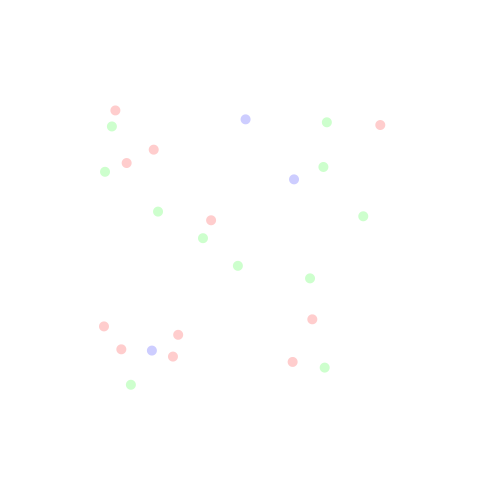
Frame 1 (no input)
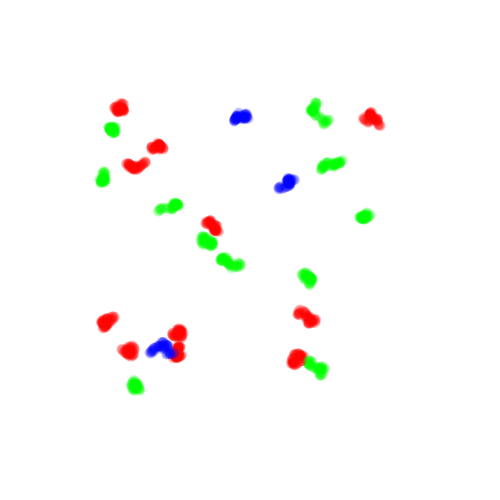
Frame 60 (the mouse pressed at the canvas centre just before this capture)
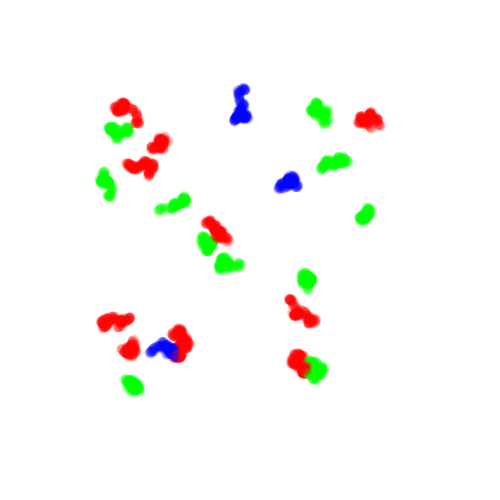
Frame 120 (the mouse held since frame 60 and released just before this capture)

The Processing sketch that drew these frames (run headless with seeded random() and noise(); from frame 60 on, the mouse is pressed at the canvas centre):

// Processing sketch: processing_24776
// ── processing_24776.pde

int num = 25;

Walk[] myWalk = new Walk[num];
color[] myColor = new color[3];

void setup(){
  size(500,500);
  background(255);
  
  myColor[0] = color(255,0,0,50);
  myColor[1] = color(0,255,0,50);
  myColor[2] = color(0,0,255,50);
  
  for(int i=0; i< num; i++){
    myWalk[i] = new Walk();
  }
}

void draw() {
  for( int i=0; i< num; i++){
    myWalk[i].update();
    myWalk[i].draw();
  }
}

class Walk{
  
  float x = random(100,width-100);
  float y = random(100,height-100);
  
  color col = myColor[floor(random(0,3))];
  
  Walk() {
  }
  
  void update() {
    x = x+ random(-2,2);
    y = y+ random(-2,2);
    
    if(x > width) {
   x =x-1;
    }
    if(x < 0) {
   x =x+1;
    }
    if(y > height) {
   y =y-1;
    }
    if(y < 0) {
   y =y+1;
    }
  }

void draw() {
  noStroke();
  fill(col);
  ellipse(x,y,10,10);
}

}
